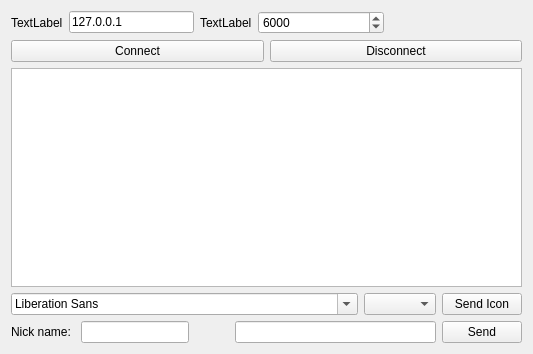
<?xml version="1.0" encoding="UTF-8"?>
<ui version="4.0">
 <class>Widget</class>
 <widget class="QWidget" name="Widget">
  <property name="geometry">
   <rect>
    <x>0</x>
    <y>0</y>
    <width>533</width>
    <height>354</height>
   </rect>
  </property>
  <property name="windowTitle">
   <string>Widget</string>
  </property>
  <layout class="QVBoxLayout" name="verticalLayout">
   <item>
    <layout class="QHBoxLayout" name="horizontalLayout_3">
     <item>
      <widget class="QLabel" name="label_3">
       <property name="text">
        <string>TextLabel</string>
       </property>
      </widget>
     </item>
     <item>
      <widget class="QLineEdit" name="lineEdit_3">
       <property name="text">
        <string>127.0.0.1</string>
       </property>
      </widget>
     </item>
     <item>
      <widget class="QLabel" name="label_4">
       <property name="text">
        <string>TextLabel</string>
       </property>
      </widget>
     </item>
     <item>
      <widget class="QSpinBox" name="spinBox">
       <property name="sizePolicy">
        <sizepolicy hsizetype="Expanding" vsizetype="Fixed">
         <horstretch>0</horstretch>
         <verstretch>0</verstretch>
        </sizepolicy>
       </property>
       <property name="maximum">
        <number>70000</number>
       </property>
       <property name="value">
        <number>6000</number>
       </property>
      </widget>
     </item>
     <item>
      <spacer name="horizontalSpacer_2">
       <property name="orientation">
        <enum>Qt::Horizontal</enum>
       </property>
       <property name="sizeHint" stdset="0">
        <size>
         <width>40</width>
         <height>20</height>
        </size>
       </property>
      </spacer>
     </item>
     <item>
      <widget class="QLabel" name="label_2">
       <property name="sizePolicy">
        <sizepolicy hsizetype="Preferred" vsizetype="Preferred">
         <horstretch>0</horstretch>
         <verstretch>0</verstretch>
        </sizepolicy>
       </property>
       <property name="maximumSize">
        <size>
         <width>30</width>
         <height>30</height>
        </size>
       </property>
       <property name="text">
        <string/>
       </property>
       <property name="pixmap">
        <pixmap>:/new/prefix1/messenger.png</pixmap>
       </property>
       <property name="scaledContents">
        <bool>true</bool>
       </property>
       <property name="wordWrap">
        <bool>false</bool>
       </property>
      </widget>
     </item>
    </layout>
   </item>
   <item>
    <layout class="QHBoxLayout" name="horizontalLayout_2">
     <item>
      <widget class="QPushButton" name="pushButton_2">
       <property name="text">
        <string>Connect</string>
       </property>
      </widget>
     </item>
     <item>
      <widget class="QPushButton" name="pushButton_3">
       <property name="text">
        <string>Disconnect</string>
       </property>
      </widget>
     </item>
    </layout>
   </item>
   <item>
    <widget class="QTextEdit" name="textEdit">
     <property name="readOnly">
      <bool>true</bool>
     </property>
    </widget>
   </item>
   <item>
    <layout class="QHBoxLayout" name="horizontalLayout_4">
     <item>
      <widget class="QFontComboBox" name="fontComboBox"/>
     </item>
     <item>
      <widget class="QComboBox" name="comboBox">
       <property name="sizePolicy">
        <sizepolicy hsizetype="Fixed" vsizetype="Fixed">
         <horstretch>0</horstretch>
         <verstretch>0</verstretch>
        </sizepolicy>
       </property>
      </widget>
     </item>
     <item>
      <widget class="QPushButton" name="pushButton_4">
       <property name="sizePolicy">
        <sizepolicy hsizetype="Maximum" vsizetype="Fixed">
         <horstretch>0</horstretch>
         <verstretch>0</verstretch>
        </sizepolicy>
       </property>
       <property name="text">
        <string>Send Icon</string>
       </property>
      </widget>
     </item>
    </layout>
   </item>
   <item>
    <layout class="QHBoxLayout" name="horizontalLayout">
     <item>
      <widget class="QLabel" name="label">
       <property name="text">
        <string>Nick name: </string>
       </property>
      </widget>
     </item>
     <item>
      <widget class="QLineEdit" name="lineEdit_2">
       <property name="sizePolicy">
        <sizepolicy hsizetype="Minimum" vsizetype="Fixed">
         <horstretch>0</horstretch>
         <verstretch>0</verstretch>
        </sizepolicy>
       </property>
      </widget>
     </item>
     <item>
      <spacer name="horizontalSpacer">
       <property name="orientation">
        <enum>Qt::Horizontal</enum>
       </property>
       <property name="sizeType">
        <enum>QSizePolicy::Minimum</enum>
       </property>
       <property name="sizeHint" stdset="0">
        <size>
         <width>40</width>
         <height>20</height>
        </size>
       </property>
      </spacer>
     </item>
     <item>
      <widget class="QLineEdit" name="lineEdit">
       <property name="sizePolicy">
        <sizepolicy hsizetype="Expanding" vsizetype="Fixed">
         <horstretch>0</horstretch>
         <verstretch>0</verstretch>
        </sizepolicy>
       </property>
      </widget>
     </item>
     <item>
      <widget class="QPushButton" name="pushButton">
       <property name="text">
        <string>Send</string>
       </property>
      </widget>
     </item>
    </layout>
   </item>
  </layout>
 </widget>
 <tabstops>
  <tabstop>lineEdit_2</tabstop>
  <tabstop>pushButton_2</tabstop>
  <tabstop>pushButton_3</tabstop>
  <tabstop>textEdit</tabstop>
  <tabstop>lineEdit</tabstop>
  <tabstop>pushButton</tabstop>
 </tabstops>
 <resources/>
 <connections/>
</ui>
